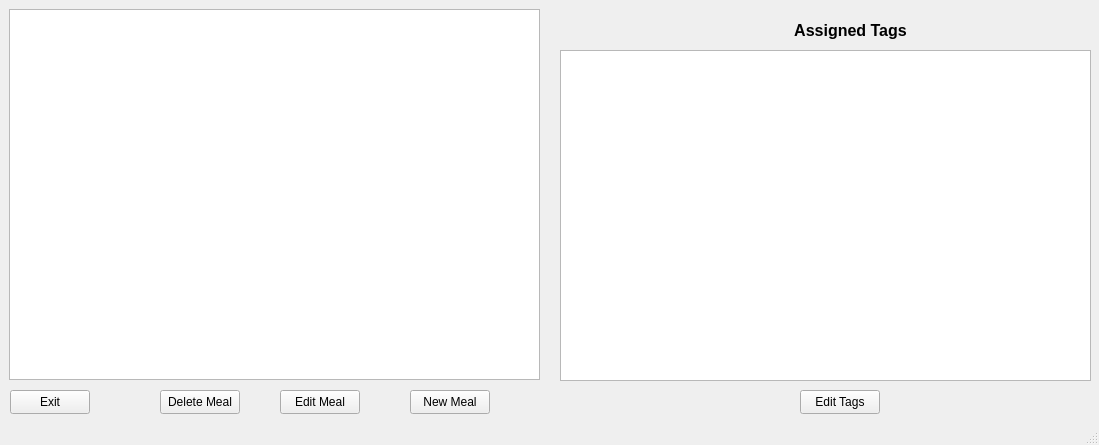
<?xml version="1.0" encoding="UTF-8"?>
<ui version="4.0">
 <class>EditMealsWindow</class>
 <widget class="QMainWindow" name="EditMealsWindow">
  <property name="geometry">
   <rect>
    <x>0</x>
    <y>0</y>
    <width>1099</width>
    <height>445</height>
   </rect>
  </property>
  <property name="windowTitle">
   <string>Viewing Meals</string>
  </property>
  <widget class="QWidget" name="centralwidget">
   <widget class="QListWidget" name="listWidget_meals">
    <property name="geometry">
     <rect>
      <x>9</x>
      <y>9</y>
      <width>531</width>
      <height>371</height>
     </rect>
    </property>
    <property name="alternatingRowColors">
     <bool>true</bool>
    </property>
    <property name="spacing">
     <number>0</number>
    </property>
    <property name="selectionRectVisible">
     <bool>false</bool>
    </property>
    <property name="itemAlignment">
     <set>Qt::AlignCenter</set>
    </property>
   </widget>
   <widget class="QPushButton" name="pushButton">
    <property name="geometry">
     <rect>
      <x>10</x>
      <y>390</y>
      <width>80</width>
      <height>24</height>
     </rect>
    </property>
    <property name="text">
     <string>Exit</string>
    </property>
   </widget>
   <widget class="QPushButton" name="pushButton_2">
    <property name="geometry">
     <rect>
      <x>280</x>
      <y>390</y>
      <width>80</width>
      <height>24</height>
     </rect>
    </property>
    <property name="text">
     <string>Edit Meal</string>
    </property>
   </widget>
   <widget class="QLabel" name="label">
    <property name="geometry">
     <rect>
      <x>780</x>
      <y>20</y>
      <width>141</width>
      <height>21</height>
     </rect>
    </property>
    <property name="text">
     <string>&lt;html&gt;&lt;head/&gt;&lt;body&gt;&lt;p align=&quot;center&quot;&gt;&lt;span style=&quot; font-size:12pt; font-weight:700;&quot;&gt;Assigned Tags&lt;/span&gt;&lt;/p&gt;&lt;/body&gt;&lt;/html&gt;</string>
    </property>
   </widget>
   <widget class="QListWidget" name="listWidget_tags">
    <property name="geometry">
     <rect>
      <x>560</x>
      <y>50</y>
      <width>531</width>
      <height>331</height>
     </rect>
    </property>
    <property name="alternatingRowColors">
     <bool>true</bool>
    </property>
    <property name="resizeMode">
     <enum>QListView::Fixed</enum>
    </property>
    <property name="itemAlignment">
     <set>Qt::AlignCenter</set>
    </property>
   </widget>
   <widget class="QPushButton" name="pushButton_3">
    <property name="geometry">
     <rect>
      <x>800</x>
      <y>390</y>
      <width>80</width>
      <height>24</height>
     </rect>
    </property>
    <property name="text">
     <string>Edit Tags</string>
    </property>
   </widget>
   <widget class="QPushButton" name="pushButton_4">
    <property name="geometry">
     <rect>
      <x>410</x>
      <y>390</y>
      <width>80</width>
      <height>24</height>
     </rect>
    </property>
    <property name="text">
     <string>New Meal</string>
    </property>
   </widget>
   <widget class="QPushButton" name="pushButton_5">
    <property name="geometry">
     <rect>
      <x>160</x>
      <y>390</y>
      <width>80</width>
      <height>24</height>
     </rect>
    </property>
    <property name="text">
     <string>Delete Meal</string>
    </property>
   </widget>
  </widget>
  <widget class="QStatusBar" name="statusbar"/>
 </widget>
 <resources/>
 <connections/>
</ui>
